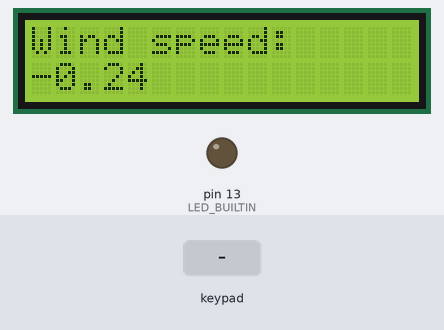
Bench run of a sketch on a simulated Arduino Mega 2560, built with avr-gcc and run on an emulated ATmega2560. On the bench: 16×2 character LCD, output pins drawn as LEDs (lit = HIGH). The inputs (shaded band) are chosen by the test bench. What the sketch prints to the serial monitor is not drawn.

Above: at 1.2 s.
1.3 s: key '*' pressed
At 2.5 s:
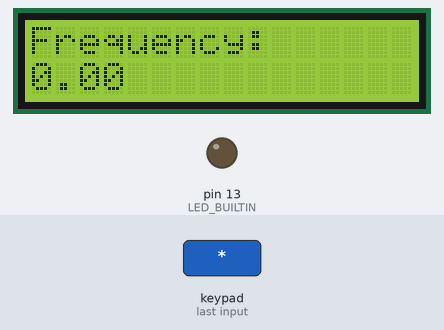
2.8 s: keypad keys 2 3 4 5 pressed 0.4 s apart
5.9 s: key 'A' pressed
7.4 s: keypad keys 2 3 4 5 # pressed 0.4 s apart
10.9 s: key 'B' pressed
12.5 s: keypad keys 2 3 4 5 D pressed 0.4 s apart
Timing chart, 0 to 15.5 s (numbered marks = the images above; inputs shaded):
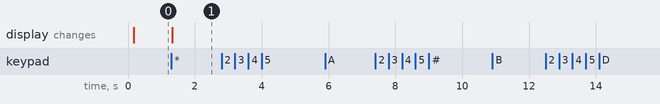

Measured:
- after the input at 1.3 s, the display: changes at once (image 1)
- after the input at 2.8 s, every drawn part: stays the same
- after the input at 5.9 s, every drawn part: stays the same
- after the input at 7.4 s, every drawn part: stays the same
- after the input at 10.9 s, every drawn part: stays the same
- after the input at 12.5 s, every drawn part: stays the same

The sketch:

frequencyWindSpeed.ino
```cpp
#include <LiquidCrystal.h>
#include <Keypad.h>

// initialize the library by associating any needed LCD interface pin
// with the arduino pin number it is connected to
const int rs = 37, en = 36, d4 = 35, d5 = 34, d6 = 33, d7 = 32;
LiquidCrystal lcd(rs, en, d4, d5, d6, d7);

int buttonPin = 22; // Pin connected to the button
volatile unsigned long lastTimePressed = 0;
volatile double frequency = 0;

const byte ROWS = 4;
const byte COLS = 4;

char hexaKeys[ROWS][COLS] = {
  {'1', '2', '3', 'A'},
  {'4', '5', '6', 'B'},
  {'7', '8', '9', 'C'},
  {'*', '0', '#', 'D'}
};

byte pin_rows[ROWS] = {2, 3, 4, 5}; //connect to the row pinouts of the keypad
byte pin_column[COLS] = {6, 7, 8, 9}; //connect to the column pinouts of the keypad

Keypad customKeypad = Keypad(makeKeymap(hexaKeys), pin_rows, pin_column, ROWS, COLS);

volatile bool isWindSpeed = true;
const int frequencyInput = 23;

float windSpeed = 0;

void waveformISR() {
      int currentTime = millis();
    if (lastTimePressed) {
      unsigned long diff = currentTime - lastTimePressed;
      frequency = 1000.0 / diff;
    }
    lastTimePressed = currentTime;
}

void buttonISR () {
  isWindSpeed = !isWindSpeed;
}

void setup() {
  lcd.begin(16, 2);
  Serial.begin(9600);
  pinMode(LED_BUILTIN, OUTPUT);
  pinMode(frequencyInput, INPUT);
  attachInterrupt(digitalPinToInterrupt(frequencyInput), waveformISR, RISING);
  attachInterrupt(digitalPinToInterrupt(buttonPin), buttonISR, RISING);
}

void loop() {
  delay(100);
  lcd.clear();
  lcd.setCursor(0,0);

  char key = customKeypad.getKey();

  if (key){
    Serial.print(key);
    if (key == '*')
    isWindSpeed = !isWindSpeed;
  }

  if (isWindSpeed == true) {
      windSpeed = -0.24 + frequency * 0.699;
      lcd.setCursor(0,0);
      lcd.print("Wind speed:");
      lcd.setCursor(0,1);
      lcd.print(windSpeed);
  } else {
    lcd.setCursor(0,0);
    lcd.print("Frequency:");
    lcd.setCursor(0,1);
    lcd.print(frequency);
  }
}
```
